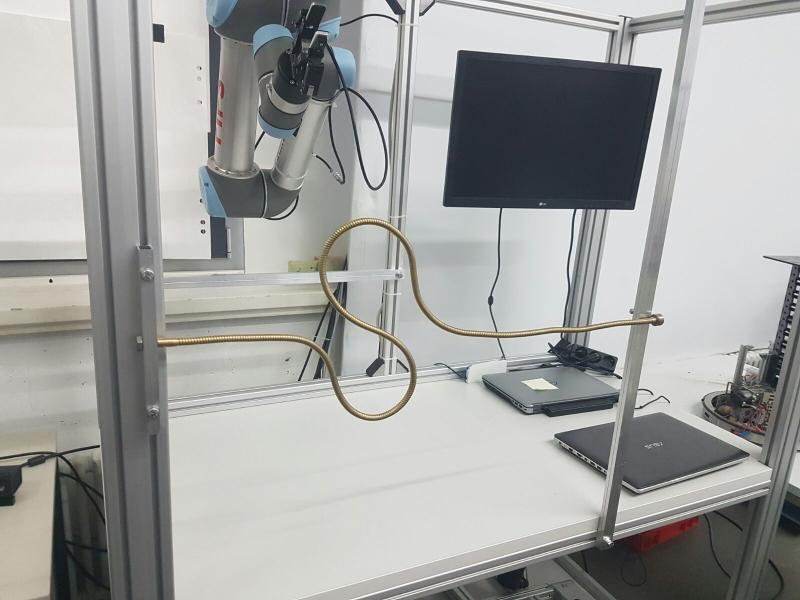
#> input picture Drahterfassung_OpenCV/Bilder/Test4.jpeg, 1600 x 1200 px, given in place of the camera (shown at 1/2 size)
$ python Testing_Colors.py
#> lines starting #> are read from the running program, lines starting #| are printed output that depends on the picture; after the words box and inside, x2 and y2 are one past the last pixel; in counts of white or black regions, pixels touching at a corner belong together
### Drahterfassung_OpenCV/Color_Detection.py
"""
===========================
@Author  : aguajardo<aguajardo.me>
@Version: 1.0    24/03/2017
This is a color detection method that allows to focus onto the
color being detected with color variance.
===========================
"""

import cv2
import numpy as np


# an image or saved image will be color processed and the masks will be returned in an array
def color_vision(color, focus, bands, thresh, scale, name=None, image=None):
    # the bands will be saved into an array of masks
    masks = colorDetect(bands, color, focus, scale, name=name, image=image)
    rows, cols = masks[2].shape

    # an empty numpy array will be generated with the shape of the masks
    sum_mask = np.zeros((rows, cols), np.uint8)

    # all masks will be added together in a numpy array
    for i in range(len(masks)-3):
        sum_mask += masks[3+i]

    # any value above 'thresh' will be set to 1 and all the other values will be set to 0 creating a binary mask
    for i in range(rows):
        for j in range(cols):
            if sum_mask[i, j] >= thresh:
                sum_mask[i, j] = 1
            else:
                sum_mask[i, j] = 0

    # morphological transformations will be applied to the resulting mask to be able to remove noise
    kernel = np.ones((1,1), np.uint8)
    # sum_mask = cv2.morphologyEx(sum_mask, cv2.MORPH_OPEN, kernel)
    # sum_mask = cv2.morphologyEx(sum_mask, cv2.MORPH_CLOSE, kernel)
    sum_mask = cv2.dilate(sum_mask, None, iterations=6)
# [4 lines of commented-out code are left out]
    sum_mask = cv2.erode(sum_mask, None, iterations=5)

    # resulting mask will be applied to the original image to see what the camera sees from the mask and saved to masks
    res = cv2.bitwise_and(masks[0], masks[0], mask=sum_mask)
    masks.append(res)
    masks.append(sum_mask)
    return masks


def colorDetect(bands, color, focus, scale, name=None, image=None):
    # when no file path was specified but an image was given then process the image if not then return None
    if name is None:
        if image is None:
            return None
        else:
            img = image
    else:
        img = cv2.imread(name)

    # image is resized
    img = cv2.resize(img, None, fx=scale, fy=scale)

    # image color format is changed from bgr to rgb
    img = cv2.cvtColor(img, cv2.COLOR_BGR2RGB)

    # the min hue and max hue are specified
    minp = color-focus[0]
    maxp = color

    # an Hue, Saturation, Value color formatted version of the image is saved on 'hsv' and saved to 'list' with original
    hsv = cv2.cvtColor(img, cv2.COLOR_RGB2HSV)
    list = [img, hsv]

    # the min range values for the color detection of OpenCV are initialized
    min_a = np.array([minp, focus[1], focus[3]])
    max_a = np.array([maxp, focus[2], focus[4]])

    # first band is calculated and saved in mask
    mask = cv2.inRange(hsv, min_a, max_a)

    # the process is repeated for the amount of bands needed
    for i in range(bands):
        minp += (focus[0])/bands
        maxp += (focus[0])/bands
        min_a = np.array([minp, focus[1], focus[3]])
        max_a = np.array([maxp, focus[2], focus[4]])
        mask = cv2.inRange(hsv, min_a, max_a)

        ret, mask_binary = cv2.threshold(mask, 1, 1, cv2.THRESH_BINARY)

        list.append(mask_binary)

    # masks and images are returned in an array of images
    return list


# no idea but it was recommended to write this here for the camera preview video stream
def nothing(x):
    pass


# a 'real-time' video stream of images processed by the color detection and sliders for the parameters will be shown
# [50 lines left out: function preview_colors, not called in this run]

### Drahterfassung_OpenCV/beta modules/Testing_Colors.py
"""
===========================
@Author  : aguajardo<aguajardo.me>
@Version: 1.0    24/03/2017
This is a module for taking images from a
webcam and saving them as a png.
===========================
"""

import cv2
import numpy as np
import matplotlib.pyplot as plt
import Color_Detection as colors

def preview_colors(color, focus, bands, thresh, scale):
#> called with color = 25, bands = 8, thresh = 3, scale = 0.7
    cap = cv2.VideoCapture(0)

    while True:
        __, frame = cap.read()
#> frame is the input picture: shape (1200, 1600, 3); mean B, G, R 160.5, 162.4, 161.5
        filtered = colors.color_vision(color, focus, bands, thresh, scale, image=frame)
#> in colorDetect, `hsv = cv2.cvtColor(img, cv2.COLOR_RGB2HSV)`: hsv: shape (840, 1120, 3); mean H, S, V 58.9, 15.2, 164.5
#> in colorDetect, `mask = cv2.inRange(hsv, min_a, max_a)`:
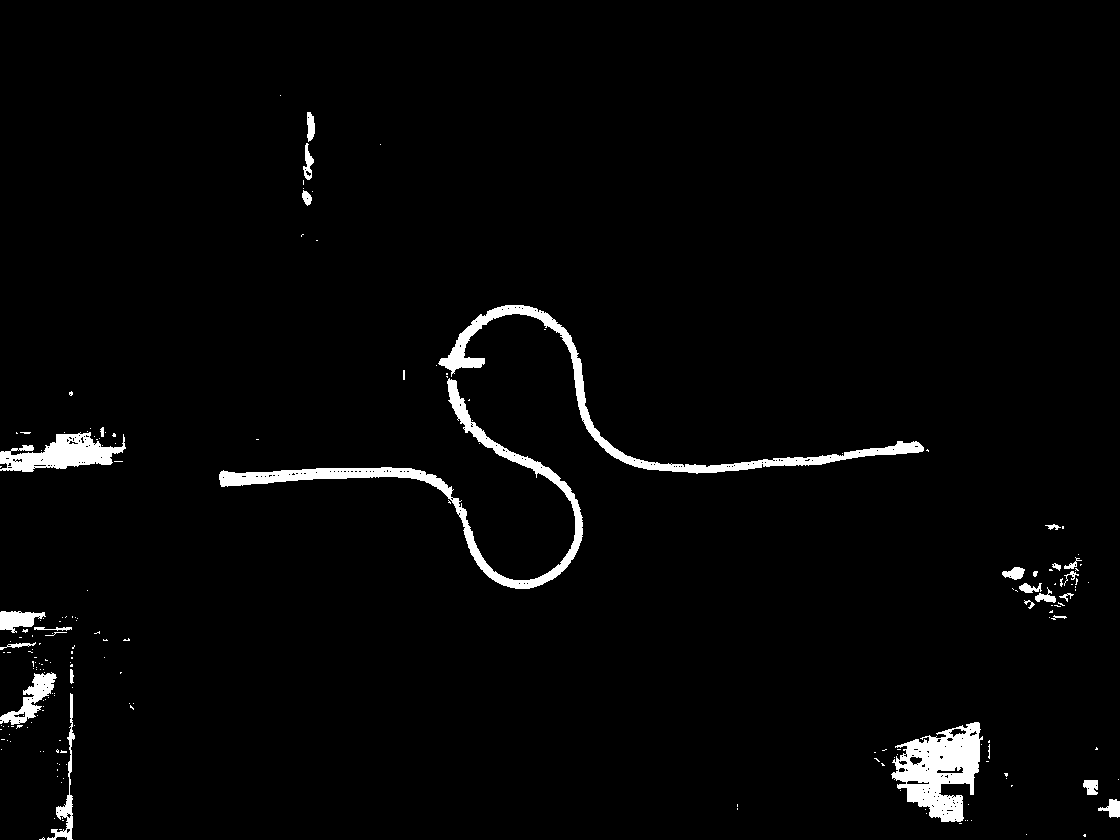
#> mask: shape (840, 1120); 2.6% white; 197 white regions (167 under 20 px), largest, box (x1, y1, x2, y2) and area: (219, 378, 583, 589) 6070, (438, 305, 924, 474) 5348, (891, 722, 983, 822) 5134
#> after the loop in colorDetect, `for i in range(bands):`:
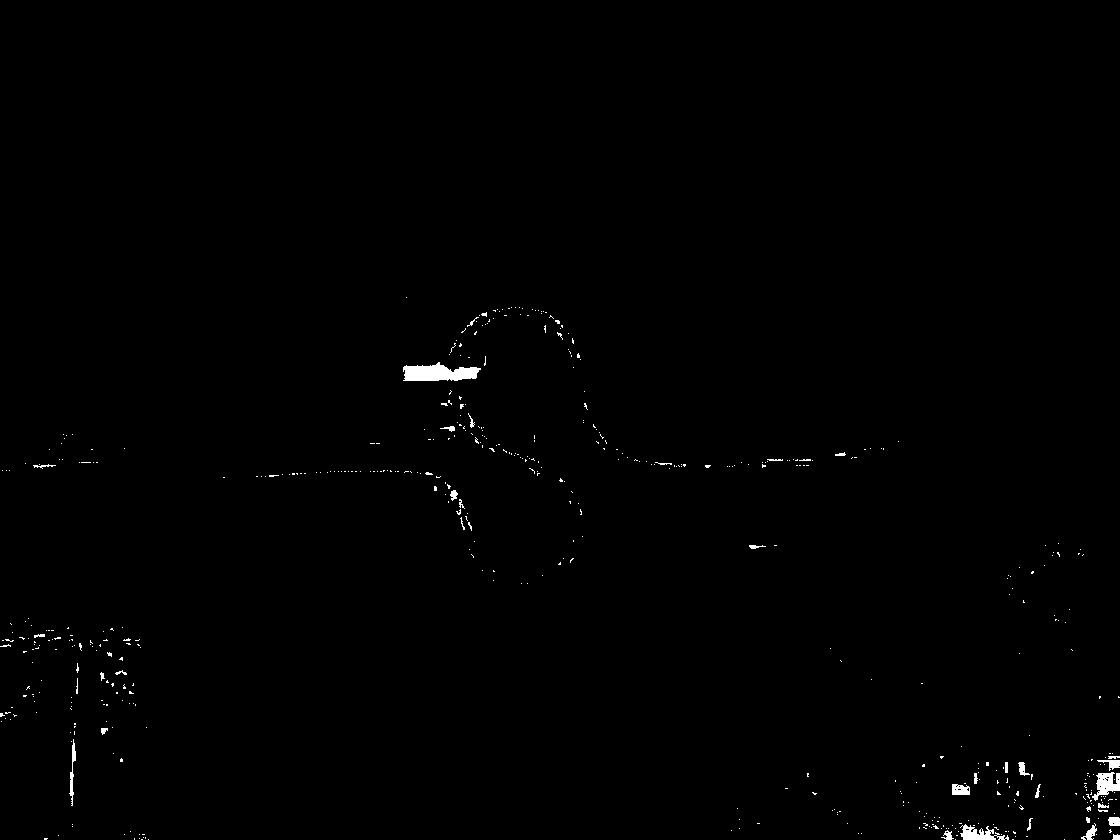
#> mask: shape (840, 1120); 0.53% white; 536 white regions (502 under 20 px), largest, box (x1, y1, x2, y2) and area: (403, 362, 481, 381) 1011, (1092, 772, 1120, 801) 439, (960, 824, 1009, 840) 396
#> after the loop in colorDetect, `for i in range(bands):`: list = 10 items; maxp = 50; minp = 25
#> in color_vision, `masks = colorDetect(bands, color, focus, scale, name=name, image=image)`: masks = 10 items
#> the loop in color_vision, `for i in range(len(masks)-3):` made 7 passes
#> after the loop in color_vision, `for i in range(len(masks)-3):`:
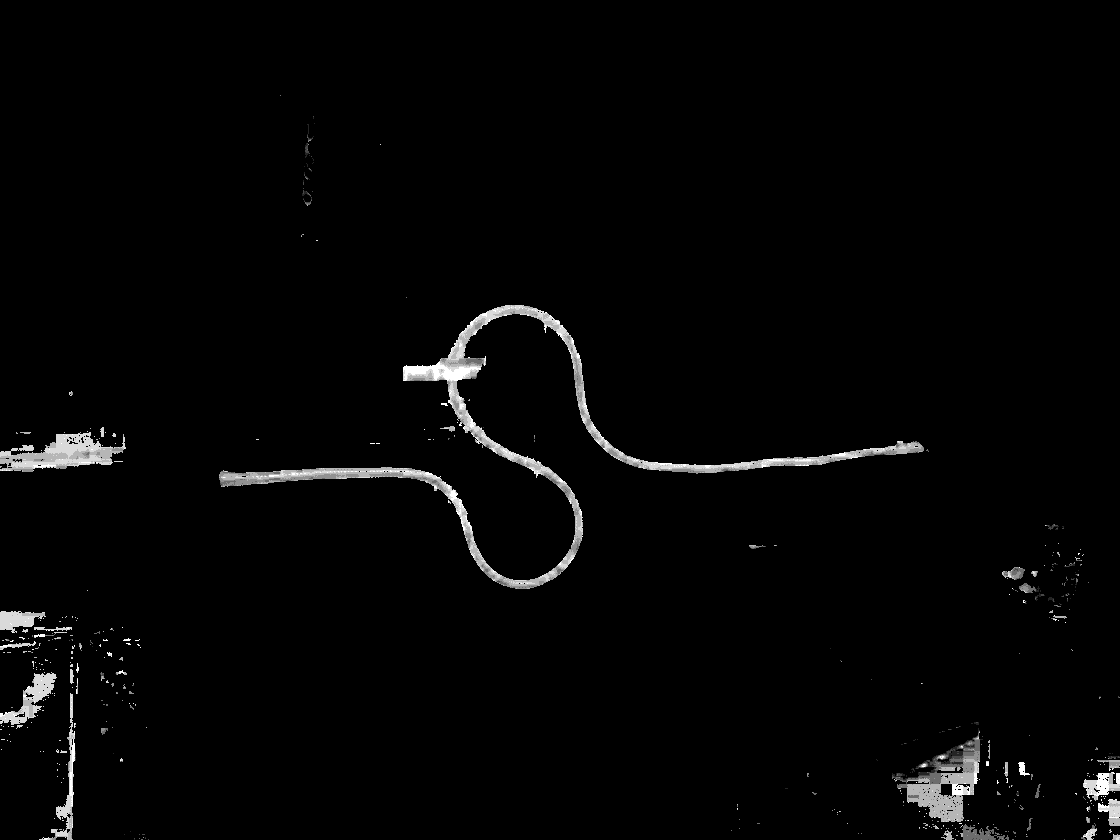
#> sum_mask: shape (840, 1120); min 0, max 7, mean 0.142; drawn with min black and max white
#> after the loop in color_vision, `for i in range(rows):`:
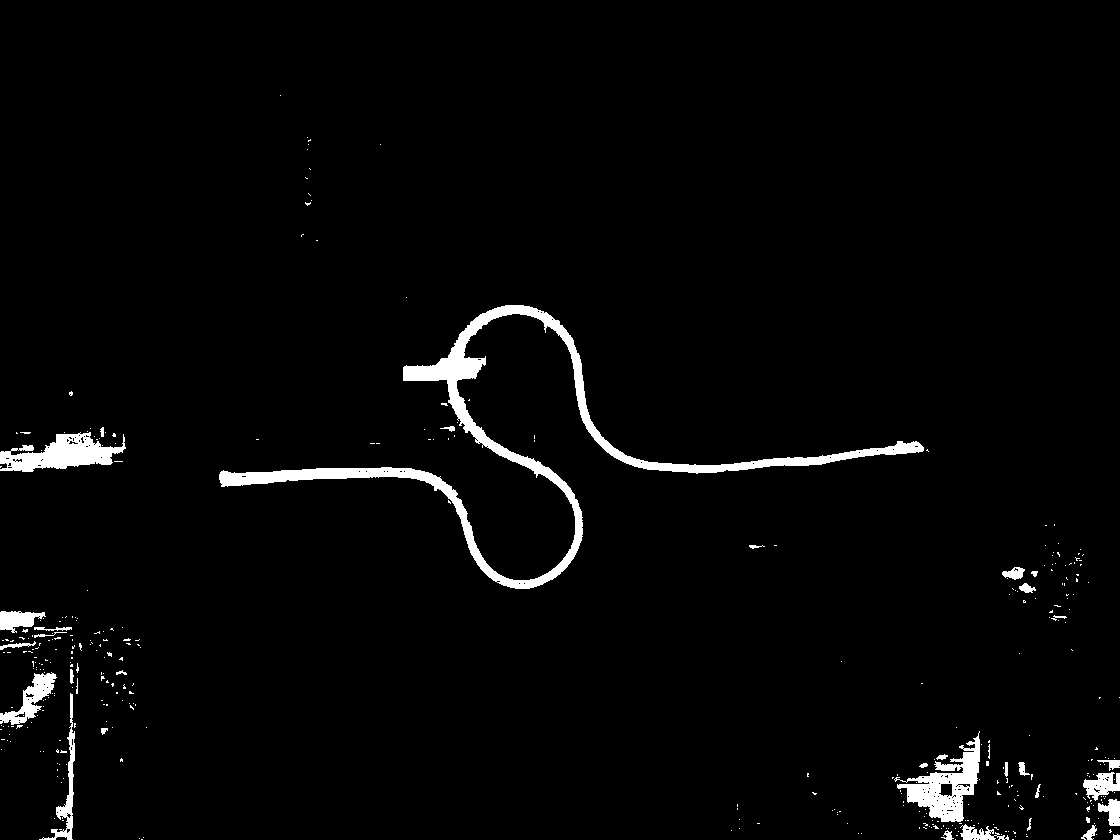
#> sum_mask: shape (840, 1120); values 0 (black) and 1 (white), 2.7% white; 377 white regions (342 under 20 px), largest, box (x1, y1, x2, y2) and area: (219, 305, 924, 589) 12906, (894, 731, 980, 822) 2999, (0, 432, 126, 472) 2691
#> in color_vision, `sum_mask = cv2.dilate(sum_mask, None, iterations=6)`: sum_mask: shape (840, 1120); values 0 (black) and 1 (white), 9% white; 37 white regions, largest, box (x1, y1, x2, y2) and area: (213, 299, 935, 595) 33839, (0, 605, 147, 840) 16385, (886, 725, 1050, 840) 11558
#> in color_vision, `sum_mask = cv2.erode(sum_mask, None, iterations=5)`: sum_mask: shape (840, 1120); values 0 (black) and 1 (white), 4.6% white; 46 white regions (18 under 20 px), largest, box (x1, y1, x2, y2) and area: (218, 304, 930, 590) 16835, (0, 610, 142, 840) 9068, (891, 730, 1033, 840) 6392
#> in color_vision, `res = cv2.bitwise_and(masks[0], masks[0], mask=sum_mask)`:
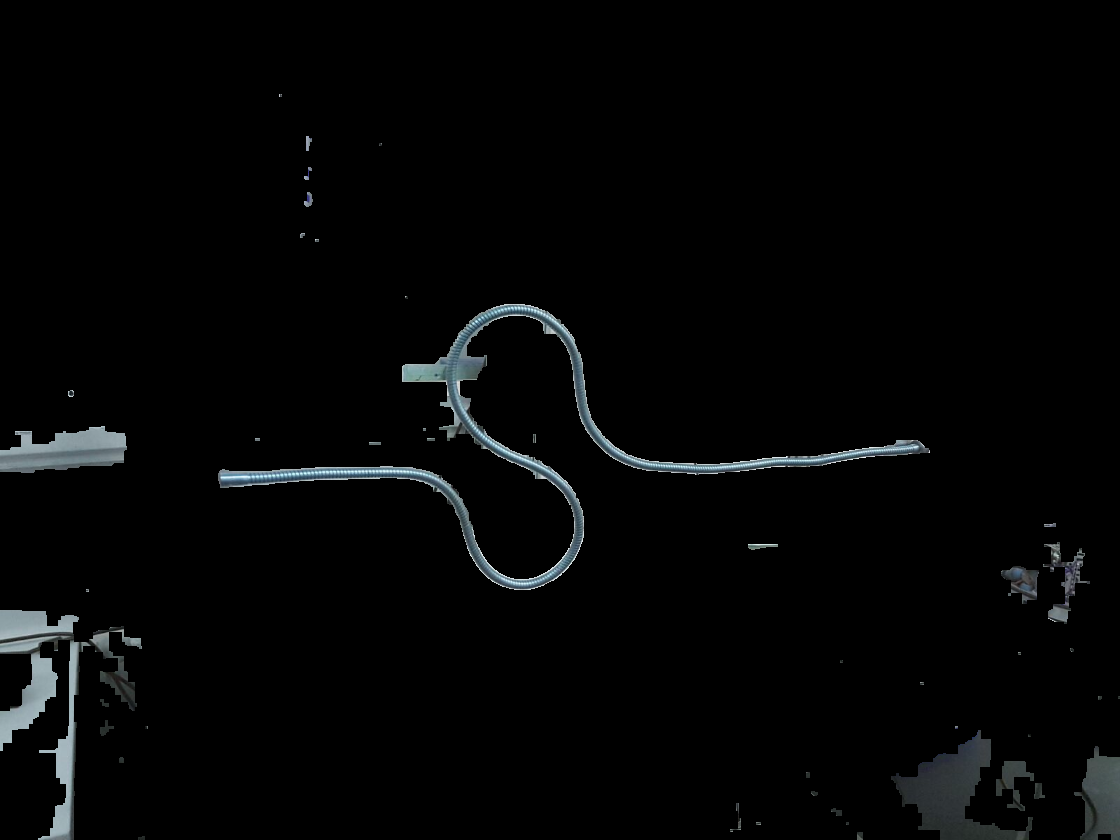
#> res: shape (840, 1120, 3); mean of channels 0, 1, 2 5.6, 5.3, 4.6; drawn as B, G, R
#> filtered = 12 items
        gray = filtered[len(filtered)-1]*255
        gray = cv2.resize(gray, None, fx=1/scale, fy=1/scale)
#> gray: shape (1200, 1600)

        cv2.imshow('filtered', gray)

        k = cv2.waitKey(5) & 0xFF
#> (key Esc is pressed here)
        if k == 27:
            break

    cv2.destroyAllWindows()

    return

scale = 0.7
bands = 8
thresh = 3
color = 25
focus = [25, 35, 255, 35, 255]

preview_colors(color, focus, bands, thresh, scale)
